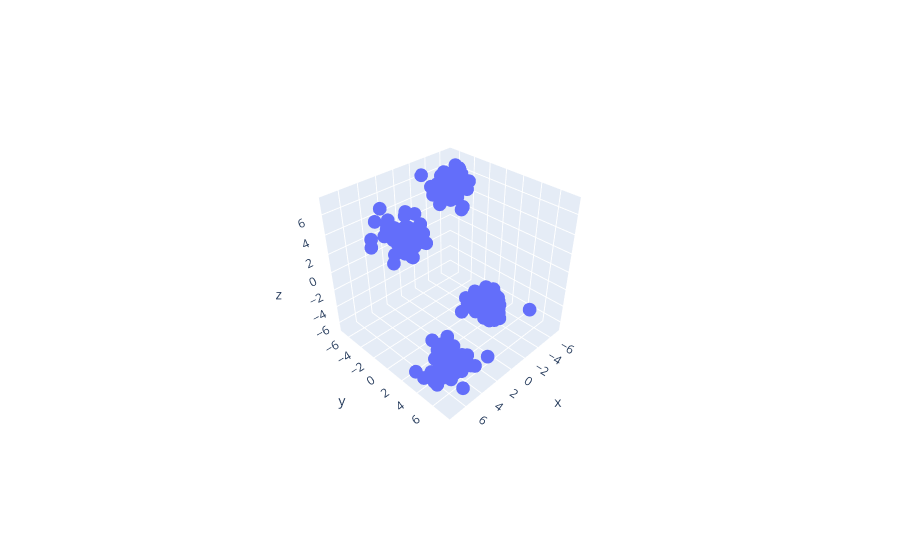

The notebook cell saved with this chart:
### Code cell
import plotly.express as px
fig = px.scatter_3d(x=X[:, 0], y=X[:, 1], z=X[:, 2])
fig.show()

### Figure 1 — Plotly figure (JSON) as saved in the notebook; plotly's stock layout.template omitted (floating-point values rounded to 4 significant figures; data arrays with more than 128 entries replaced by an {"elided": "..."} marker saying what was removed)
{"data": [{"hovertemplate": "x=%{x}<br>y=%{y}<br>z=%{z}<extra></extra>", "legendgroup": "", "marker": {"color": "#636efa", "symbol": "circle"}, "mode": "markers", "name": "", "scene": "scene", "showlegend": false, "type": "scatter3d", "x": {"elided": "200 float values"}, "y": {"elided": "200 float values"}, "z": {"elided": "200 float values"}}], "layout": {"autosize": true, "legend": {"tracegroupgap": 0}, "margin": {"t": 60}, "scene": {"aspectmode": "auto", "aspectratio": {"x": 1.017, "y": 1.011, "z": 0.9724}, "camera": {"center": {"x": 0, "y": 0, "z": 0}, "eye": {"x": 1.764, "y": 1.764, "z": 1.764}, "projection": {"type": "perspective"}, "up": {"x": 0, "y": 0, "z": 1}}, "domain": {"x": [0, 1], "y": [0, 1]}, "xaxis": {"title": {"text": "x"}, "type": "linear"}, "yaxis": {"title": {"text": "y"}, "type": "linear"}, "zaxis": {"title": {"text": "z"}, "type": "linear"}}}}
